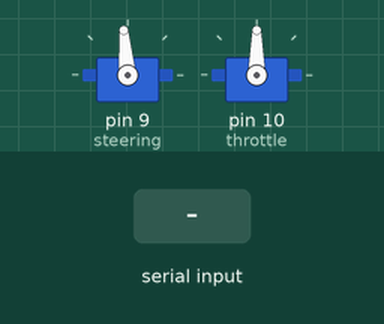
Simulated run of this sketch. Board: Arduino Uno, built with avr-gcc and run on an emulated ATmega328P. Parts: 2 × servo. The test bench sets the inputs (shaded band).

Above: at 1.2 s.
1.3 s: "throttle:\n" received over Serial
At 2.4 s:
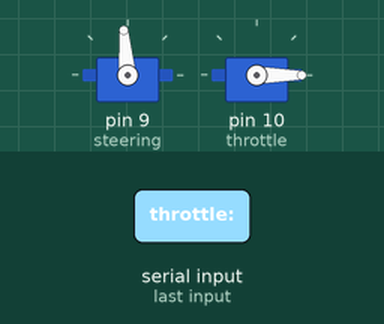
2.8 s: "servo:\n" received over Serial
At 3.5 s:
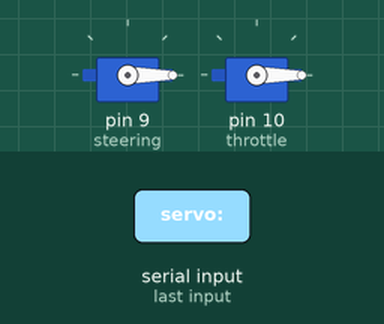
Timing chart, 0 to 5.8 s (numbered marks = the images above; inputs shaded):
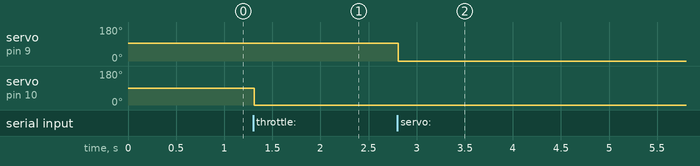

The sketch:

sketch.ino
```cpp
// Brian Lesko

#include <Servo.h>

//create servo objects
Servo steering;
Servo throttle;

int ledPin = 13;
int center = 95;
int right = 55;
int left = 130;

void setup() {
  Serial.begin(9600);
  pinMode(9, OUTPUT);     //sets pin 9 to output
  pinMode(10, OUTPUT);

  steering.attach(9);   // attach steering servo to pin 9
  throttle.attach(10);  // attach ESC to pin 10

  steering.write(95);   // centers steering
  throttle.write(90);   // sets mid throttle
}

int previousPower = 0;

void loop() {
  if (Serial.available() > 0) {
    String incomingMessage = Serial.readStringUntil('\n');

    if (incomingMessage.startsWith("throttle:")) {
      int power = incomingMessage.substring(9).toInt();
      // If the new power is significantly lower than the previous power, decrease it gradually
      if (power < previousPower - 2) {
        power = previousPower - 2;
      }
      // If the new power is significantly higher than the previous power, increase it gradually
      else if (power > previousPower + 2) {
        power = previousPower + 2;
      }
      throttle.write(power);
      previousPower = power;
    }
    else if (incomingMessage.startsWith("servo:")) {
      int angle = incomingMessage.substring(6).toInt();
      steering.write(angle);
    }
  }
}
```

Measured:
- after the input at 1.3 s, servo on pin 10 (throttle): 90° → 0° at once
- after the input at 2.8 s, servo on pin 9 (steering): 95° → 0° at once
